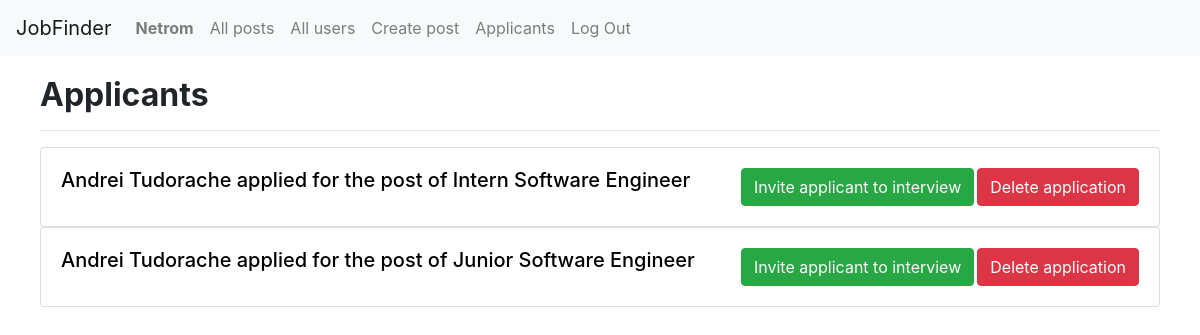
The app's page /applicants (signed in), older data.
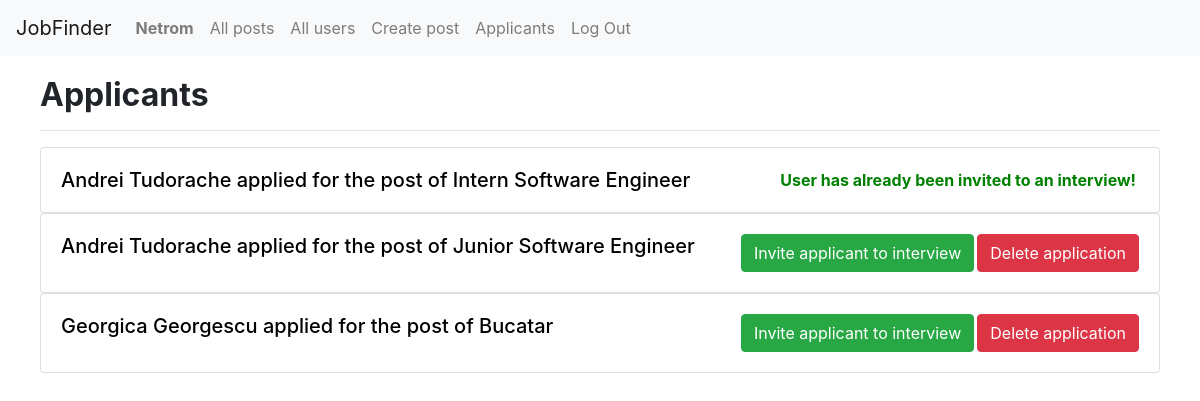
The same page, newer data.
### JobFinderApp/models.py (models this page shows, shortened)
class User(AbstractUser):
    description = models.CharField(max_length=500, blank=True, null=True)
    birth_date = models.DateField(blank=True, null=True)
    field = models.CharField(max_length=500, blank=True, null=True)
    is_company = models.BooleanField(default=False)
    location = models.CharField(max_length=100, blank=True, null=True)
    link_to_location = models.CharField(max_length=200, blank=True, null=True)
    class Meta:
        ordering = ['-id']

class Job(models.Model):
    user = models.ForeignKey(User, on_delete=models.CASCADE, related_name="job_posts")
    applicants = models.ManyToManyField(User, related_name="applications", blank=True)
    accepted = models.ManyToManyField(User, related_name="accepted", blank=True)
    title = models.CharField(max_length=50)
    level = models.CharField(max_length=50)
    description = models.TextField(max_length=2000)
    requirements = models.TextField(max_length=1500)
    compensation = models.TextField(max_length=1500, default="None")
    field = models.CharField(max_length=500, blank=True, null=True)
    class Meta:
        ordering = ['-id']

### JobFinderApp/views.py (the view)
# urls.py: path("applicants", views.applicants, name="applicants"),
def applicants(request):
    if request.user.is_company:
        applicants_accepted = []
        app = Message.objects.filter(company = request.user)
        for a in app:
            applicants_accepted.append(a.person)
        return render(request, "JobFinderApp/applicants.html", {
            "posts": Job.objects.filter(user = request.user),
            "applicants_accepted": applicants_accepted
        })

### JobFinderApp/templates/JobFinderApp/applicants.html (shortened to what this page needs)
{% extends "JobFinderApp/layout.html" %}
{% load static %}
{% block body %}
    <div class="container-fluid" style="padding: 20px 40px">
        <h2><strong>Applicants</strong></h2>
        <hr>
        {% for post in posts %}
            {% for applicant in post.applicants.all %}
                <a href="{% url 'profile' applicant.username %}" style="text-decoration: none; color: black;">
                    <div class="card post">
                        <div class="card-body">
                            {% if applicant not in post.accepted.all %}
                                <form style="display: inline;" action="{% url 'reject' applicant.id %}" method="POST">
                                    <button class="btn btn-danger" style="float: right;" type="submit">Delete application</button>
                                </form>
                                <button id="btn_{{ post.id }}_{{ applicant.id }}" data-id="{{ post.id }}_{{ applicant.id }}" class="btn btn-success" style="float: right; margin-right: 3px">Invite applicant to interview</button>
                            {% else %}
                                <span style="float: right; color:green; margin-right: 3px;"><strong>User has already been invited to an interview!</strong></span>
                            {% endif %}
                            <h5 class="card-title mb-0">{{ applicant.first_name }} {{ applicant.last_name}} applied for the post of {{ post.title }}</h5>
                        </div>
                    </div>
                </a>
            {% endfor %}
        {% endfor %}
    </div>
{% endblock %}

Row changes from the older to the newer data that the page shows:
changed User "Andrei": text "Delete application Invite applicant to interview" → "User has already been invited to an interview!"
now on this page (row unchanged): Job: title "Bucatar"
now on this page (row edited): User: first_name "Georgica", last_name "Georgescu"
